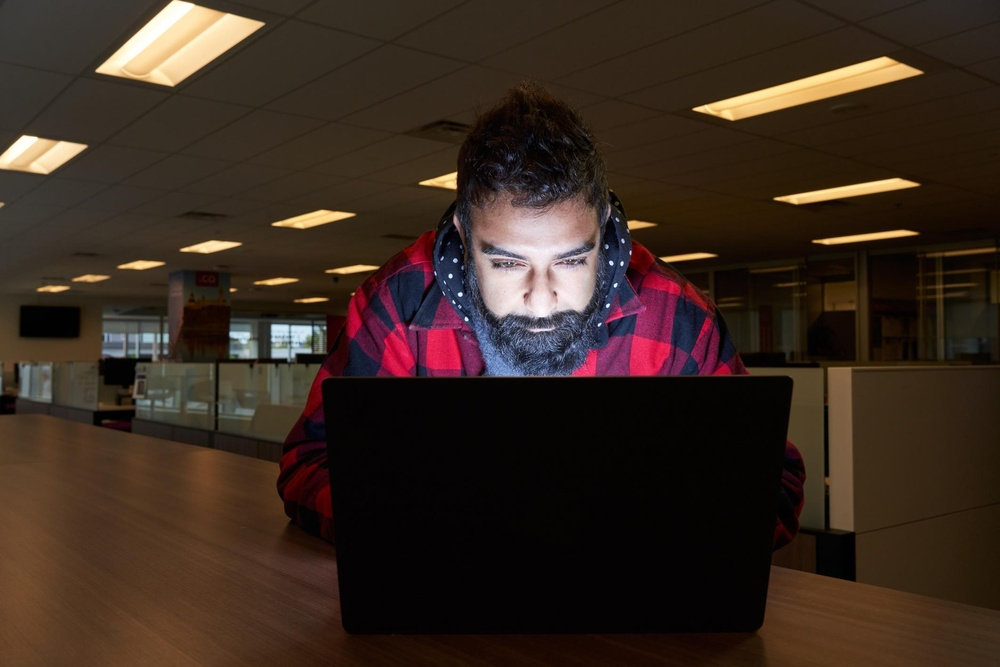
#> input picture Photos/CIRA-Hackers-258.jpg, 1000 x 667 px, shrunk from 2124 x 1417 before the run, found by its file name; its folder holds 4 pictures in this run; the run also reads 2 pictures not shown here
$ python main.py Photos
#> lines starting #> are read from the running program, lines starting #| are printed output that depends on the picture
### album.py
#album.py
import os
import numpy as np
import pickle
import sys

from pic import Pic

class Album:

    def __init__(self, dir):
        self.names = [] #Filepaths of photo files that haven't been fingerprinted
        self.pics = [] #processed photo files (list of Pic objects)
        self.dir = dir
        print("\nBeginning to process pics in order to find duplicates.")
        self.process_pics()
        print("Processing complete. Beginning to search for duplicates.")
        dup_count = self.find_dups()
        if dup_count == 0 :
            print("Search complete. No duplicates were found.")
            if os.path.exists(self.dir + "\duplicate_pics.txt"):
                os.remove(self.dir + "\duplicate_pics.txt")
        else:
            print("Search complete.", dup_count, "duplicate file(s) found. See 'duplicate_pics.txt' for a list of them all, and a Windows file explorer query to open each pair.")


    def process_pics(self):
        #Checks if mini-versions have already been created.
        if "identify_duplicate_pics.save_data" in os.listdir(self.dir):
            self.names, self.pics = pickle.load(open(self.dir + "\identify_duplicate_pics.save_data", "rb"))
            print("\tUsing saved data ")
        else:
            print("\tNo saved data found")
            self.names = self.get_names(self.dir)[0]

        for i in range(len(self.names)): #If there are (any remaining) files that need a mini-version created, go through and do so
            try:
                y = Pic(self.names[i])

                self.pics.append(y)
                if i > 2 and i % 100 == 0: #Saves every-so-often, so if one interrupts programs execution, it can still resume close to where it was and that
                    print("\tsaving..")
                    pickle.dump( [self.names[i:], self.pics  ] , open(self.dir + "\identify_duplicate_pics.save_data", "wb" ) )
            except:
                print("\tFingerprinting fails for:", self.names[i])
                x = input("Skip " + self.names[i]+ " and continue on [y] or save progress up to this point and quit [n] ? [y/n]")
                if x.lower().strip() == "y":
                    print("\tSkipping", self.names[i], "and continuing on without it")
                else:
                    print("Saving..")
                    pickle.dump( [self.names[i:], self.pics ] , open(self.dir + "\identify_duplicate_pics.save_data", "wb" ) )
                    sys.exit(1)
#> this loop made 4 passes
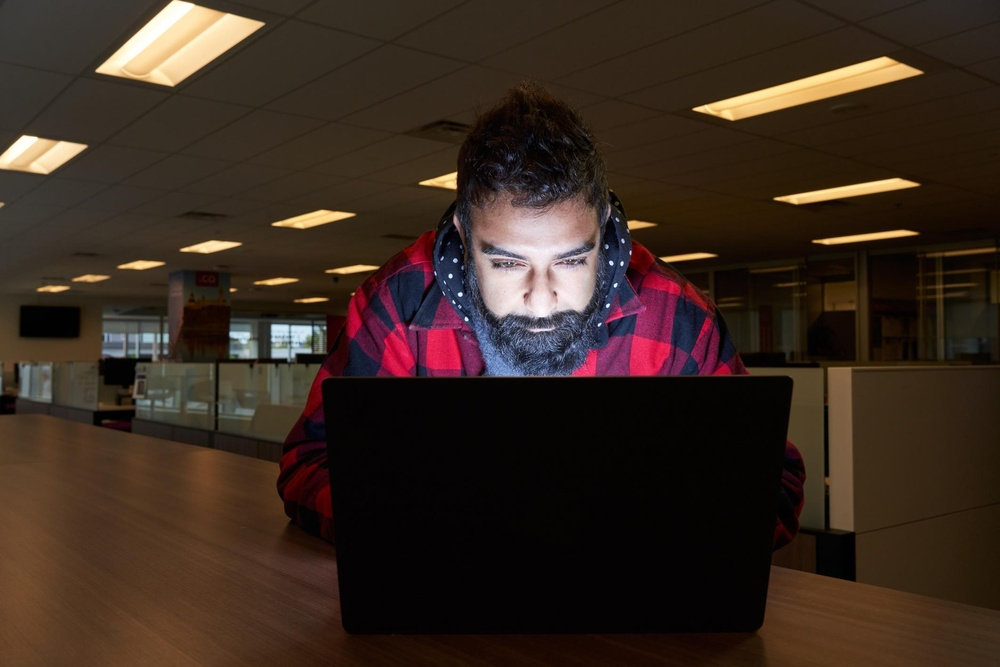
#> input picture Photos/CIRA-Hackers-258.jpg, 1000 x 667 px, shrunk from 2124 x 1417 before the run, found by its file name
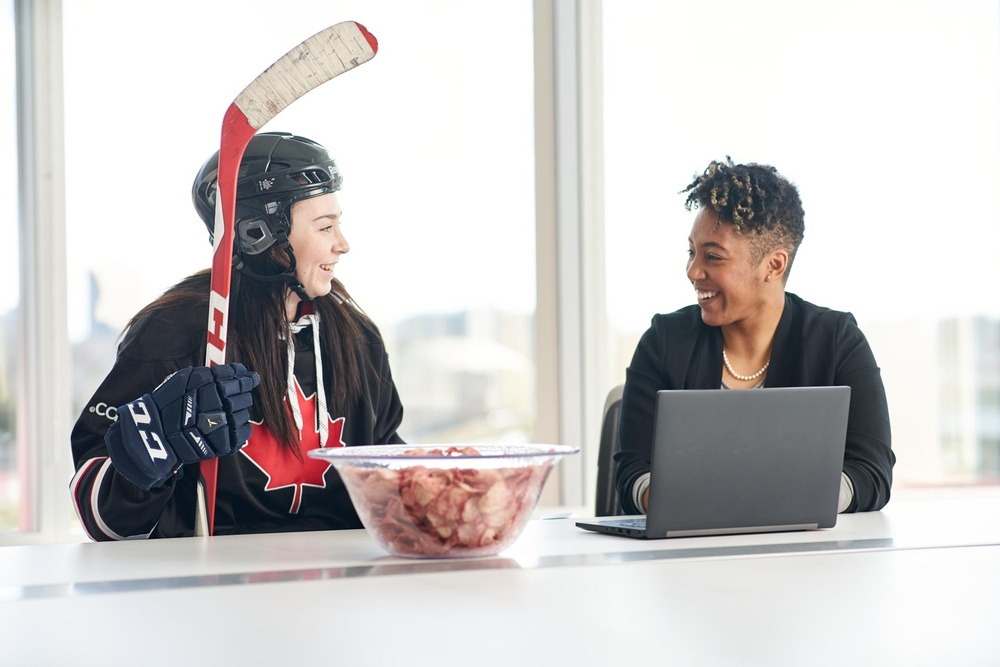
#> input picture Photos/CIRAstock-16-4000px.jpg, 1000 x 667 px, shrunk from 2124 x 1417 before the run, found by its file name
#> pass 3, in create_fingerprint (call 3), `x = plt.imread(self.loc)`:
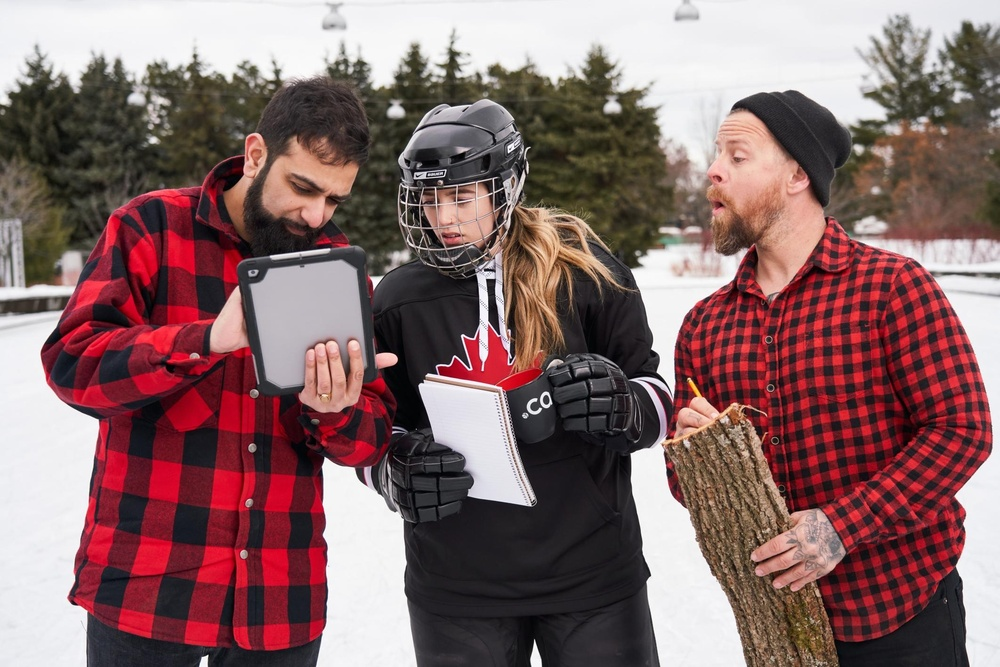
#> x: shape (667, 1000, 3); mean R, G, B 134.4, 104.1, 104.5


        self.names = [] #Once out of for-loop, names is emptied because all have been processed

        pickle.dump( [self.names, self.pics  ] , open(self.dir + "\identify_duplicate_pics.save_data", "wb" ) ) #Save all processed pics


    def find_dups(self):
        if os.path.exists(self.dir + "\duplicate_pics.txt"): #Otherwise it will repeat stating what duplicates exist
            os.remove(self.dir + "\duplicate_pics.txt")
        dup_count = 0
        i =  0
        while i < len(self.pics) - 1:
            j = i + 1
            while j < len(self.pics):
                if np.array_equal(self.pics[i].fingerprint, self.pics[j].fingerprint): #duplicates will have the exact same fingerprint
                    if store((self.pics[i].loc, self.pics[j].loc), dup_count, self.dir):
                        dup_count += 1
                j += 1
            i += 1
        os.remove(self.dir + "\identify_duplicate_pics.save_data")
        return dup_count

#Retrieve file paths of all pics in current dir and any sub-dirs
    def get_names(self, root_dir):
        dirs, pics, other = split_up(root_dir)

        for dir in dirs:
            add_pics, add_other = self.get_names(dir)
            pics += add_pics
            other += add_other

        return pics, other


#Splits up a dir into 3 lists, one of sub-dirs, one of jpgs, and one of other ()
def split_up(path):
    lst = os.listdir(path)
    dirs, pics, other = [], [], []

    for x in lst:
        try:
            if len(x) > 4 and (x[-3:].lower() in ["jpg", "peg"]) and os.path.isfile(path + "\\" + x):
                pics.append(path + "\\" + x)
            elif len(x) > 4 and os.path.isfile(path + "\\" + x):
                other.append(path + "\\" + x)
            else:
                dirs.append(path + "\\" + x)
        except:
            other.append(path + "\\" + x) #When in doubt, it goes in other
    return dirs, pics, other


#Saves info on duplicate pics to txt file
def store(tup, dup_count, path):
    if tup[0] == tup[1]:
        return False
    with open(path + '\\duplicate_pics.txt', 'a') as f:
        print("\t", tup)
        if dup_count > 0:
            f.write("\n\n")
        f.write("Duplicate #" + str(dup_count + 1) + ":\n")
        f.write(tup[0] + "  and  " + tup[1] + "\nFull Windows query:")
        f.write("\n" + "(\"" + tup[0].replace("/", "\\") + "\" AND \"*." + tup[0].split(".")[-1] +  "\")" + " OR " + "(\"" + tup[1].replace("/", "\\") + "\"  \"*." + tup[1].split(".")[-1] +  "\")"  )
        f.write("\nRelative Windows query (much faster to use), from " + path.replace("/", "\\") + " : ")
        f.write("\n" + "(\"" + tup[0].replace("/", "\\")[len(path):] + "\" AND \"*." + tup[0].split(".")[-1] +  "\")" + " OR " + "(\"" + tup[1].replace("/", "\\")[len(path):] + "\"  \"*." + tup[1].split(".")[-1] +  "\")"  )

    return True

### pic.py
#pic.py
import matplotlib.pyplot as plt
import numpy as np
import os


#Creates mini-versions of a picture file in order to more quickly compare them (In exchange for a slight decrease in accuracy)
class Pic:
    def __init__(self, loc):
        self.loc = loc
        self.name = loc.split("\\")[-1]

        self.fingerprint = self.create_fingerprint()

    def create_fingerprint(self):
        print("\tmaking print of", self.loc)

        x = plt.imread(self.loc)
        full_fingerprint = np.array(plt.imread(self.loc), dtype = np.uint8)
        fingerprint = []
        for x in range(0, len(full_fingerprint), 10):
            for y in range(0, len(full_fingerprint[0]), 10):
                fingerprint.append(full_fingerprint[x][y])
        fingerprint = np.array(fingerprint)
        return fingerprint


### main.py
#main.py
import os
import argparse
print(os.path.dirname(os.path.abspath(__file__)))

from album import Album

parser = argparse.ArgumentParser(description='Find duplicate jpg/jpeg files in a directory and its subdirectories')
parser.add_argument('dir', nargs="?", type=str)


if __name__ == '__main__':

    dir = parser.parse_args().dir if parser.parse_args().dir else os.path.dirname(os.path.abspath(__file__)) + "\\Photos"

    if os.path.exists(dir):
        Album(dir)
    else:
        raise os.error("Invalid path given.")
